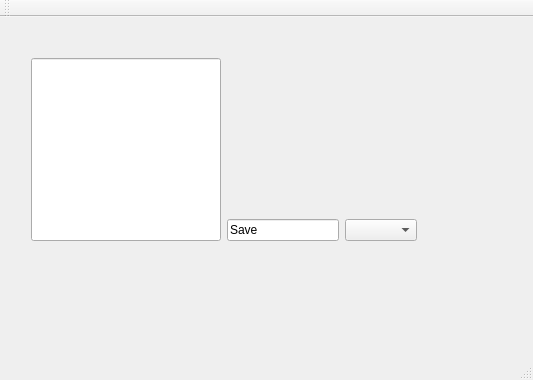
<?xml version="1.0" encoding="UTF-8"?>
<ui version="4.0">
 <class>MainWindow</class>
 <widget class="QMainWindow" name="MainWindow">
  <property name="geometry">
   <rect>
    <x>0</x>
    <y>0</y>
    <width>533</width>
    <height>380</height>
   </rect>
  </property>
  <property name="windowTitle">
   <string>MainWindow</string>
  </property>
  <widget class="QWidget" name="centralWidget">
   <widget class="QWidget" name="">
    <property name="geometry">
     <rect>
      <x>20</x>
      <y>30</y>
      <width>408</width>
      <height>205</height>
     </rect>
    </property>
    <layout class="QGridLayout" name="gridLayout">
     <item row="0" column="0">
      <widget class="QSplitter" name="splitter">
       <property name="orientation">
        <enum>Qt::Horizontal</enum>
       </property>
       <widget class="QLineEdit" name="lineEdit"/>
      </widget>
     </item>
     <item row="0" column="1">
      <layout class="QVBoxLayout" name="verticalLayout">
       <item>
        <spacer name="verticalSpacer_2">
         <property name="orientation">
          <enum>Qt::Vertical</enum>
         </property>
         <property name="sizeHint" stdset="0">
          <size>
           <width>20</width>
           <height>168</height>
          </size>
         </property>
        </spacer>
       </item>
       <item>
        <layout class="QHBoxLayout" name="horizontalLayout">
         <item>
          <widget class="QLineEdit" name="lineEdit_2">
           <property name="text">
            <string>Save</string>
           </property>
          </widget>
         </item>
         <item>
          <widget class="QComboBox" name="comboBox"/>
         </item>
        </layout>
       </item>
      </layout>
     </item>
    </layout>
   </widget>
  </widget>
  <widget class="QMenuBar" name="menuBar">
   <property name="geometry">
    <rect>
     <x>0</x>
     <y>0</y>
     <width>533</width>
     <height>22</height>
    </rect>
   </property>
  </widget>
  <widget class="QToolBar" name="mainToolBar">
   <attribute name="toolBarArea">
    <enum>TopToolBarArea</enum>
   </attribute>
   <attribute name="toolBarBreak">
    <bool>false</bool>
   </attribute>
  </widget>
  <widget class="QStatusBar" name="statusBar"/>
 </widget>
 <layoutdefault spacing="6" margin="11"/>
 <resources/>
 <connections/>
</ui>
